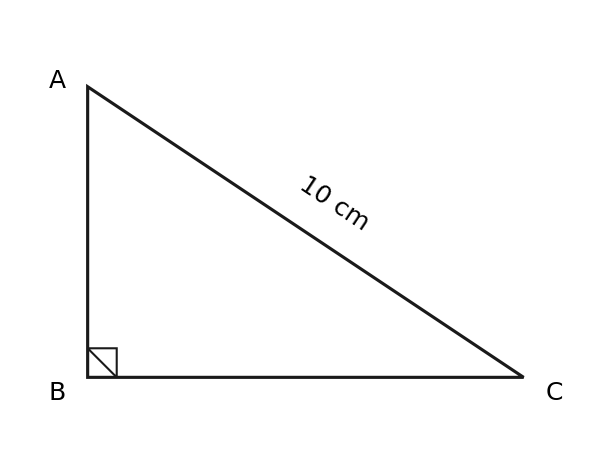

The Python source for this figure:
import matplotlib; matplotlib.use("Agg"); import matplotlib.pyplot as plt; import matplotlib.patches as patches; import numpy as np; fig, ax = plt.subplots(figsize=(5, 4)); ax.set_aspect("equal"); ax.axis("off"); ax.set_xlim(-1, 7); ax.set_ylim(-1, 5); A = np.array([0, 4]); B = np.array([0, 0]); C = np.array([6, 0]); triangle = plt.Polygon([A, B, C], fill=False, edgecolor="#1a1a1a", linewidth=1.5); ax.add_patch(triangle); square_size = 0.4; right_angle = plt.Polygon([[0, square_size], [square_size, square_size], [square_size, 0]], fill=False, edgecolor="#1a1a1a", linewidth=1); ax.add_patch(right_angle); ax.text(A[0] - 0.3, A[1], "A", fontsize=12, ha="right"); ax.text(B[0] - 0.3, B[1] - 0.3, "B", fontsize=12, ha="right"); ax.text(C[0] + 0.3, C[1] - 0.3, "C", fontsize=12, ha="left"); mid_hyp = (A + C) / 2; angle = np.degrees(np.arctan2(A[1] - C[1], A[0] - C[0])); ax.text(mid_hyp[0] + 0.4, mid_hyp[1] + 0.4, "10 cm", fontsize=12, rotation=angle + 180, ha="center", va="center"); plt.savefig("out.png", dpi=150)
